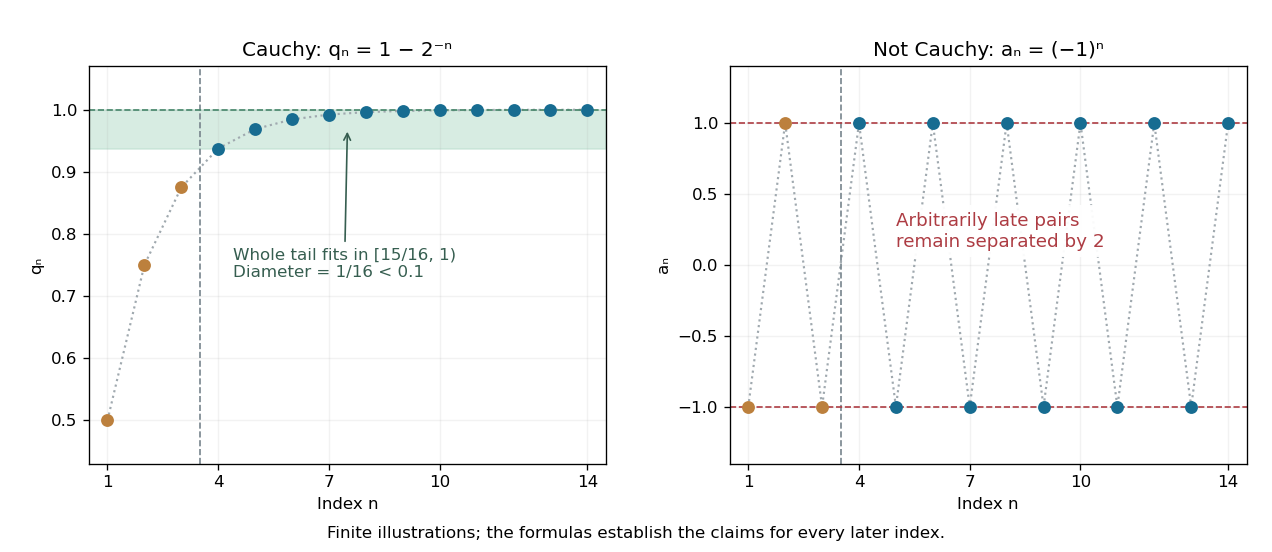

Recreate this plot in Python.
"""Illustrate all-pair tail control, not a test based on finite observations.

Run in desired output directory. Versions/dependencies: root pyproject.toml.
"""
from pathlib import Path
import matplotlib
matplotlib.use('Agg')
import matplotlib.pyplot as plt
import numpy as np

n = np.arange(1, 15)
q = 1.0 - 2.0 ** (-n)
a = (-1.0) ** n
fig, axes = plt.subplots(1, 2, figsize=(10.6, 4.6), dpi=120, facecolor='white')
for ax, values in zip(axes, [q, a]):
    ax.set_facecolor('white')
    ax.plot(n, values, color='#a0a9af', linestyle=':', linewidth=1.3)
    ax.scatter(n[n < 4], values[n < 4], color='#bc803d', s=45, zorder=4, label='Initial terms')
    ax.scatter(n[n >= 4], values[n >= 4], color='#176c91', s=45, zorder=4, label='Terms n ≥ 4')
    ax.axvline(3.5, color='#77848c', linestyle='--', linewidth=1)
    ax.set(xlabel='Index n', xlim=(0.5, 14.5))
    ax.set_xticks([1, 4, 7, 10, 14]); ax.grid(alpha=0.16)
axes[0].axhspan(15 / 16, 1, color='#bde0d0', alpha=0.6)
axes[0].axhline(1, color='#47856a', linestyle='--', linewidth=1)
axes[0].annotate('Whole tail fits in [15/16, 1)\nDiameter = 1/16 < 0.1', xy=(7.5, 0.97), xytext=(4.4, 0.73), arrowprops=dict(arrowstyle='->', color='#365e50'), fontsize=10, color='#365e50')
axes[0].set(ylim=(0.43, 1.07), ylabel='qₙ', title='Cauchy: qₙ = 1 − 2⁻ⁿ')
axes[1].axhline(1, color='#ad3c43', linestyle='--', linewidth=1)
axes[1].axhline(-1, color='#ad3c43', linestyle='--', linewidth=1)
axes[1].text(5, 0.13, 'Arbitrarily late pairs\nremain separated by 2', fontsize=11, ha='left', color='#ad3c43', bbox=dict(facecolor='white', edgecolor='none', alpha=0.95))
axes[1].set(ylim=(-1.4, 1.4), ylabel='aₙ', title='Not Cauchy: aₙ = (−1)ⁿ')
fig.text(0.5, 0.025, 'Finite illustrations; the formulas establish the claims for every later index.', ha='center', fontsize=10)
fig.subplots_adjust(left=0.07, right=0.98, top=0.88, bottom=0.16, wspace=0.24)
fig.savefig(Path.cwd() / (Path(__file__).stem + '.png'), facecolor='white')
plt.close(fig)
